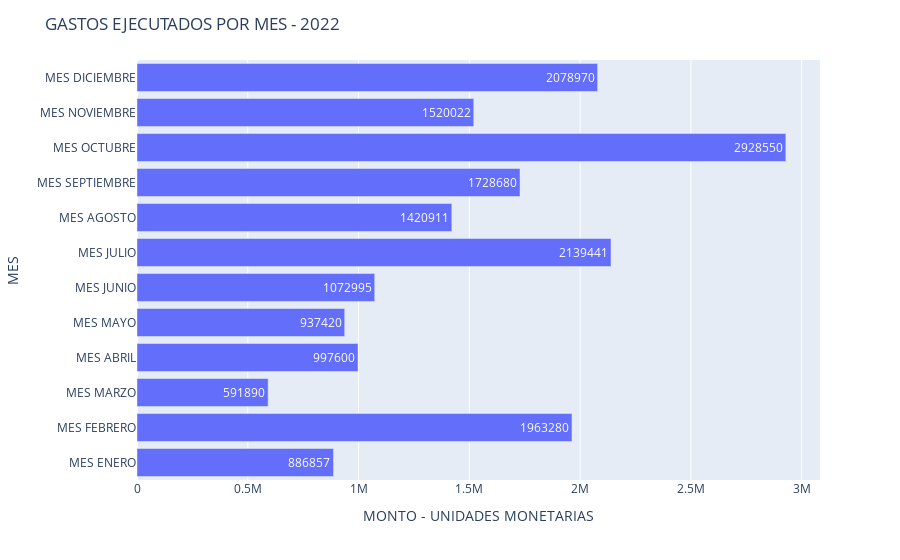

Source (notebook cell):
### Markdown cell above
<p style="text-align: justify;">Otra forma con la librería Plotly para que se vea interactiva</p>

### Code cell
fig = px.bar(df, x='MONTO', y='GASTO X MES', text='MONTO')#el metodo "text" es para añadir etiquetas al gráfico.

#para añadir leyenda al gráfico
fig.update_layout(
    xaxis_title="MONTO - UNIDADES MONETARIAS",
    yaxis_title="MES"
)

# Añadir un título al gráfico
fig.update_layout(
    title="GASTOS EJECUTADOS POR MES - 2022"
)

#para ejecutar la grafica programada
fig.show()

### Figure 1 — Plotly figure (JSON) as saved in the notebook; plotly's stock layout.template omitted (floating-point values rounded to 4 significant figures)
{"data": [{"alignmentgroup": "True", "hovertemplate": "MONTO=%{text}<br>GASTO X MES=%{y}<extra></extra>", "legendgroup": "", "marker": {"color": "#636efa", "pattern": {"shape": ""}}, "name": "", "offsetgroup": "", "orientation": "h", "showlegend": false, "text": [886857, 1963280, 591890, 997600, 937420, 1072995, 2139441, 1420911, 1728680, 2928550, 1520022, 2078970], "textposition": "auto", "type": "bar", "x": [886857, 1963280, 591890, 997600, 937420, 1072995, 2139441, 1420911, 1728680, 2928550, 1520022, 2078970], "xaxis": "x", "y": ["MES ENERO", "MES FEBRERO", "MES MARZO", "MES ABRIL", "MES MAYO", "MES JUNIO", "MES JULIO", "MES AGOSTO", "MES SEPTIEMBRE", "MES OCTUBRE", "MES NOVIEMBRE", "MES DICIEMBRE"], "yaxis": "y"}], "layout": {"barmode": "relative", "legend": {"tracegroupgap": 0}, "margin": {"t": 60}, "title": {"text": "GASTOS EJECUTADOS POR MES - 2022"}, "xaxis": {"anchor": "y", "domain": [0, 1], "title": {"text": "MONTO - UNIDADES MONETARIAS"}}, "yaxis": {"anchor": "x", "domain": [0, 1], "title": {"text": "MES"}}}}
